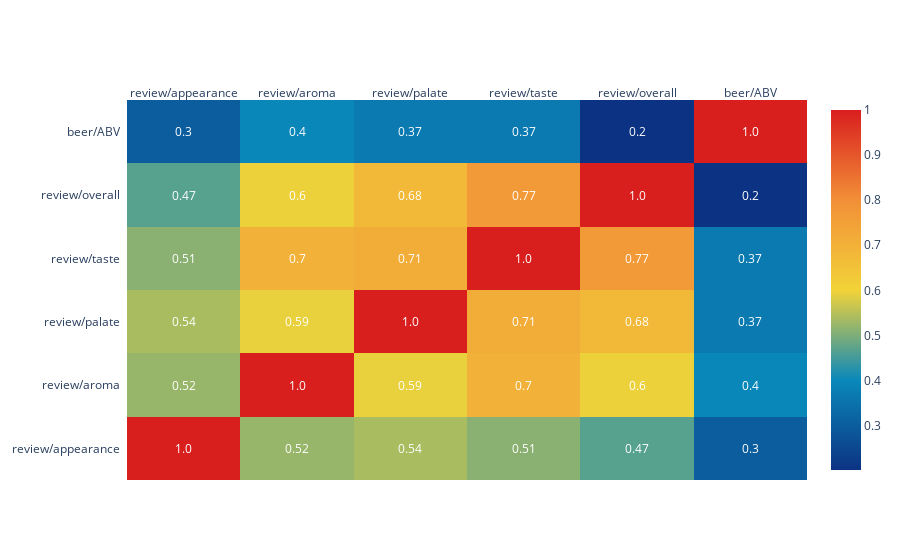

Source (notebook cell):
### Code cell
#Method 2 - Heatmap: Plotly
heat_map_plotly = ff.create_annotated_heatmap(
    z=corr_metrics.values,
    x=list(corr_metrics.columns),
    y=list(corr_metrics.index),
    annotation_text=corr_metrics.round(2).values,
    showscale=True,
    colorscale='Portland',
    font_colors=['white','white'])

layout = go.Layout(title="Correlation Heatmap",
                   margin = dict(l = 330))

fig = go.Figure(data=heat_map_plotly, layout=layout)
py.offline.iplot(fig)

### Figure 1 — Plotly figure (JSON) as saved in the notebook; plotly's stock layout.template omitted (floating-point values rounded to 4 significant figures)
{"data": [{"colorscale": [[0, "rgb(12,51,131)"], [0.25, "rgb(10,136,186)"], [0.5, "rgb(242,211,56)"], [0.75, "rgb(242,143,56)"], [1, "rgb(217,30,30)"]], "reversescale": false, "showscale": true, "type": "heatmap", "x": ["review/appearance", "review/aroma", "review/palate", "review/taste", "review/overall", "beer/ABV"], "y": ["review/appearance", "review/aroma", "review/palate", "review/taste", "review/overall", "beer/ABV"], "z": [[1, 0.5233, 0.5387, 0.5109, 0.4669, 0.3009], [0.5233, 1, 0.5933, 0.7009, 0.5965, 0.3976], [0.5387, 0.5933, 1, 0.7142, 0.6769, 0.368], [0.5109, 0.7009, 0.7142, 1, 0.7705, 0.3678], [0.4669, 0.5965, 0.6769, 0.7705, 1, 0.2014], [0.3009, 0.3976, 0.368, 0.3678, 0.2014, 1]]}], "layout": {"annotations": [{"font": {"color": "white"}, "showarrow": false, "text": "1.0", "x": "review/appearance", "xref": "x", "y": "review/appearance", "yref": "y"}, {"font": {"color": "white"}, "showarrow": false, "text": "0.52", "x": "review/aroma", "xref": "x", "y": "review/appearance", "yref": "y"}, {"font": {"color": "white"}, "showarrow": false, "text": "0.54", "x": "review/palate", "xref": "x", "y": "review/appearance", "yref": "y"}, {"font": {"color": "white"}, "showarrow": false, "text": "0.51", "x": "review/taste", "xref": "x", "y": "review/appearance", "yref": "y"}, {"font": {"color": "white"}, "showarrow": false, "text": "0.47", "x": "review/overall", "xref": "x", "y": "review/appearance", "yref": "y"}, {"font": {"color": "white"}, "showarrow": false, "text": "0.3", "x": "beer/ABV", "xref": "x", "y": "review/appearance", "yref": "y"}, {"font": {"color": "white"}, "showarrow": false, "text": "0.52", "x": "review/appearance", "xref": "x", "y": "review/aroma", "yref": "y"}, {"font": {"color": "white"}, "showarrow": false, "text": "1.0", "x": "review/aroma", "xref": "x", "y": "review/aroma", "yref": "y"}, {"font": {"color": "white"}, "showarrow": false, "text": "0.59", "x": "review/palate", "xref": "x", "y": "review/aroma", "yref": "y"}, {"font": {"color": "white"}, "showarrow": false, "text": "0.7", "x": "review/taste", "xref": "x", "y": "review/aroma", "yref": "y"}, {"font": {"color": "white"}, "showarrow": false, "text": "0.6", "x": "review/overall", "xref": "x", "y": "review/aroma", "yref": "y"}, {"font": {"color": "white"}, "showarrow": false, "text": "0.4", "x": "beer/ABV", "xref": "x", "y": "review/aroma", "yref": "y"}, {"font": {"color": "white"}, "showarrow": false, "text": "0.54", "x": "review/appearance", "xref": "x", "y": "review/palate", "yref": "y"}, {"font": {"color": "white"}, "showarrow": false, "text": "0.59", "x": "review/aroma", "xref": "x", "y": "review/palate", "yref": "y"}, {"font": {"color": "white"}, "showarrow": false, "text": "1.0", "x": "review/palate", "xref": "x", "y": "review/palate", "yref": "y"}, {"font": {"color": "white"}, "showarrow": false, "text": "0.71", "x": "review/taste", "xref": "x", "y": "review/palate", "yref": "y"}, {"font": {"color": "white"}, "showarrow": false, "text": "0.68", "x": "review/overall", "xref": "x", "y": "review/palate", "yref": "y"}, {"font": {"color": "white"}, "showarrow": false, "text": "0.37", "x": "beer/ABV", "xref": "x", "y": "review/palate", "yref": "y"}, {"font": {"color": "white"}, "showarrow": false, "text": "0.51", "x": "review/appearance", "xref": "x", "y": "review/taste", "yref": "y"}, {"font": {"color": "white"}, "showarrow": false, "text": "0.7", "x": "review/aroma", "xref": "x", "y": "review/taste", "yref": "y"}, {"font": {"color": "white"}, "showarrow": false, "text": "0.71", "x": "review/palate", "xref": "x", "y": "review/taste", "yref": "y"}, {"font": {"color": "white"}, "showarrow": false, "text": "1.0", "x": "review/taste", "xref": "x", "y": "review/taste", "yref": "y"}, {"font": {"color": "white"}, "showarrow": false, "text": "0.77", "x": "review/overall", "xref": "x", "y": "review/taste", "yref": "y"}, {"font": {"color": "white"}, "showarrow": false, "text": "0.37", "x": "beer/ABV", "xref": "x", "y": "review/taste", "yref": "y"}, {"font": {"color": "white"}, "showarrow": false, "text": "0.47", "x": "review/appearance", "xref": "x", "y": "review/overall", "yref": "y"}, {"font": {"color": "white"}, "showarrow": false, "text": "0.6", "x": "review/aroma", "xref": "x", "y": "review/overall", "yref": "y"}, {"font": {"color": "white"}, "showarrow": false, "text": "0.68", "x": "review/palate", "xref": "x", "y": "review/overall", "yref": "y"}, {"font": {"color": "white"}, "showarrow": false, "text": "0.77", "x": "review/taste", "xref": "x", "y": "review/overall", "yref": "y"}, {"font": {"color": "white"}, "showarrow": false, "text": "1.0", "x": "review/overall", "xref": "x", "y": "review/overall", "yref": "y"}, {"font": {"color": "white"}, "showarrow": false, "text": "0.2", "x": "beer/ABV", "xref": "x", "y": "review/overall", "yref": "y"}, {"font": {"color": "white"}, "showarrow": false, "text": "0.3", "x": "review/appearance", "xref": "x", "y": "beer/ABV", "yref": "y"}, {"font": {"color": "white"}, "showarrow": false, "text": "0.4", "x": "review/aroma", "xref": "x", "y": "beer/ABV", "yref": "y"}, {"font": {"color": "white"}, "showarrow": false, "text": "0.37", "x": "review/palate", "xref": "x", "y": "beer/ABV", "yref": "y"}, {"font": {"color": "white"}, "showarrow": false, "text": "0.37", "x": "review/taste", "xref": "x", "y": "beer/ABV", "yref": "y"}, {"font": {"color": "white"}, "showarrow": false, "text": "0.2", "x": "review/overall", "xref": "x", "y": "beer/ABV", "yref": "y"}, {"font": {"color": "white"}, "showarrow": false, "text": "1.0", "x": "beer/ABV", "xref": "x", "y": "beer/ABV", "yref": "y"}], "xaxis": {"dtick": 1, "gridcolor": "rgb(0, 0, 0)", "side": "top", "ticks": ""}, "yaxis": {"dtick": 1, "ticks": "", "ticksuffix": "  "}}}
